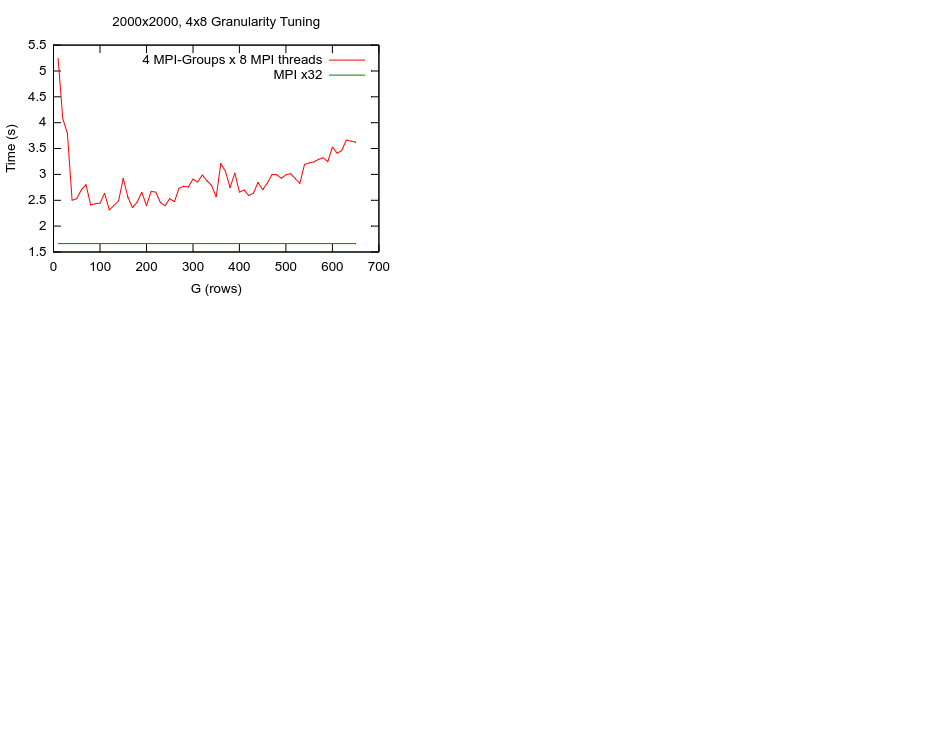

Write gnuplot code to recreate this figure.
# Scale font and line width (dpi) by changing the size! It will always display stretched.
set terminal svg size 400,300 enhanced fname 'arial'  fsize 10 butt solid
set output 'out.svg'

# Key means label...
set key inside top right
set xlabel 'G (rows)'
set ylabel 'Time (s)'
set title '2000x2000, 4x8 Granularity Tuning'
plot  "data.txt" using 1:2 title '4 MPI-Groups x 8 MPI threads' with lines, "data.txt" using 1:3 title "MPI x32" with lines
